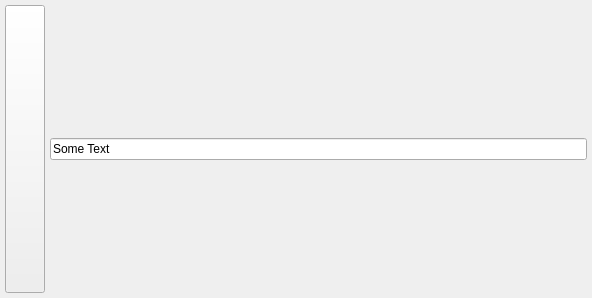
<?xml version="1.0" encoding="UTF-8"?>
<ui version="4.0">
 <class>TestWidgetUi</class>
 <widget class="QWidget" name="TestWidgetUi">
  <property name="geometry">
   <rect>
    <x>0</x>
    <y>0</y>
    <width>592</width>
    <height>298</height>
   </rect>
  </property>
  <property name="sizePolicy">
   <sizepolicy hsizetype="Expanding" vsizetype="Minimum">
    <horstretch>0</horstretch>
    <verstretch>0</verstretch>
   </sizepolicy>
  </property>
  <property name="minimumSize">
   <size>
    <width>0</width>
    <height>58</height>
   </size>
  </property>
  <property name="maximumSize">
   <size>
    <width>16777215</width>
    <height>16777215</height>
   </size>
  </property>
  <property name="baseSize">
   <size>
    <width>5</width>
    <height>0</height>
   </size>
  </property>
  <property name="windowTitle">
   <string>Form</string>
  </property>
  <layout class="QHBoxLayout" name="horizontalLayout">
   <property name="spacing">
    <number>5</number>
   </property>
   <property name="leftMargin">
    <number>5</number>
   </property>
   <property name="topMargin">
    <number>5</number>
   </property>
   <property name="rightMargin">
    <number>5</number>
   </property>
   <property name="bottomMargin">
    <number>5</number>
   </property>
   <item>
    <widget class="VxPushButton" name="m_AcceptButton">
     <property name="sizePolicy">
      <sizepolicy hsizetype="Preferred" vsizetype="Preferred">
       <horstretch>0</horstretch>
       <verstretch>0</verstretch>
      </sizepolicy>
     </property>
     <property name="minimumSize">
      <size>
       <width>0</width>
       <height>0</height>
      </size>
     </property>
     <property name="maximumSize">
      <size>
       <width>16777215</width>
       <height>16777215</height>
      </size>
     </property>
     <property name="text">
      <string notr="true"/>
     </property>
    </widget>
   </item>
   <item>
    <widget class="QLineEdit" name="m_LineEdit">
     <property name="text">
      <string>Some Text</string>
     </property>
    </widget>
   </item>
  </layout>
 </widget>
 <customwidgets>
  <customwidget>
   <class>VxPushButton</class>
   <extends>QPushButton</extends>
   <header>VxPushButton.h</header>
  </customwidget>
 </customwidgets>
 <resources/>
 <connections/>
</ui>
